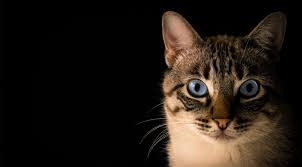
#> input picture content/cat.jpg, 302 x 167 px
$ jupyter execute image_withoutcv2.ipynb   (shell and % lines are left out)
#> lines starting #> are read from the running program, lines starting #| are printed output that depends on the picture
WAP to apply transformations on an image (scaling, rotation, resizing) without using cv2

[cell 1]
from PIL import Image
import numpy as np
from matplotlib import pyplot as plt

[cell 2]
# Load image
img = Image.open("./content/cat.jpg")
#> img is the input picture: PIL image 302x167 RGB; mean R, G, B 35.3, 27.5, 20.9
img_rgb = img.convert("RGB")

[cell 3]
# Display original image
plt.imshow(img_rgb)
plt.title("Original")
plt.show()

[cell 4]
# Scaling (uniform)
scale_factor = 1.5
new_size = (int(img_rgb.width * scale_factor), int(img_rgb.height * scale_factor))
#> new_size = (453, 250)
scaled = img_rgb.resize(new_size, Image.BILINEAR)
plt.imshow(scaled)
plt.title("Scaled")
plt.show()

[cell 5]
# Rotation (around center)
rotated = img_rgb.rotate(45, resample=Image.BILINEAR, expand=False)
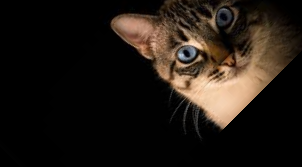
#> rotated: PIL image 302x167 RGB; mean R, G, B 33.3, 26, 19.8
plt.imshow(rotated)
plt.title("Rotated")
plt.axis("off")
plt.show()

[cell 6]
# Resizing to fixed size
resized = img_rgb.resize((300, 300), Image.LANCZOS)
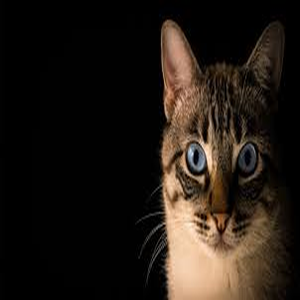
#> resized: PIL image 300x300 RGB; mean R, G, B 35.3, 27.5, 21
plt.imshow(resized)
plt.title("Resized to 300x300")
plt.show()

[cell 7]
# Negating (invert colors)
negated = Image.fromarray(255 - np.array(img_rgb))
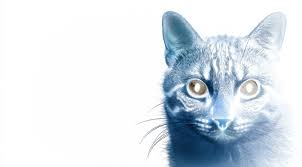
#> negated: PIL image 302x167 RGB; mean R, G, B 219.7, 227.5, 234.1
plt.imshow(negated)
plt.title("Negated")
plt.axis("off")
plt.show()
